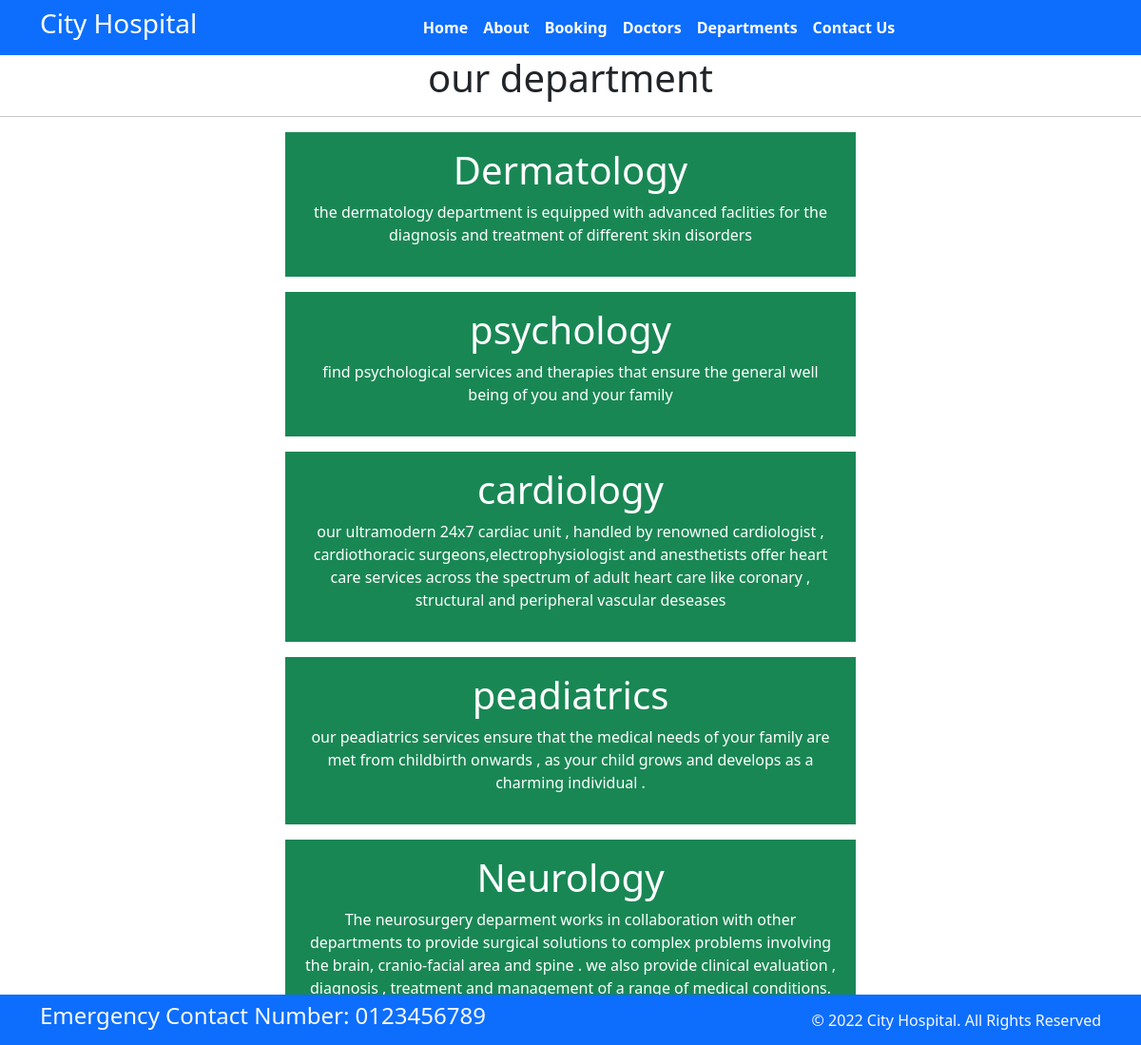
Page /department/ on the committed database.
### home/models.py (models this page shows, shortened)
class Departments(models.Model):
    dep_name = models.CharField(max_length=100)
    dep_decription =models.TextField()

### home/views.py (the view)
# urls.py: path('department/',views.department, name="department"),
def department(request):
   if request.method == "POST":
       form =BookingForm(request.POST)
       if form.is_valid():
           form.save()
   form = BookingForm()
   dict_dept={
       'dept':Departments.objects.all()
   }
   return render(request,'department.html',dict_dept)

### templates/department.html (shortened to what this page needs)
{% extends "base.html" %}
{% block content %}
<h1 class="text-center"> our department</h1>
    <hr>
{% for d in dept %}
<div class="mx-auto w-50 bg-success text-center text-white p-3 my-3">
    <h1> {{d.dep_name}}</h1>
    <p>{{d.dep_decription}}</p>
</div>
{% endfor %}
{% endblock  %}

### rows in the picture
Departments: dep_name "Dermatology", dep_decription "the dermatology department is equipped with advanced faclities for the diagnosis and treatment of different skin disorders"
Departments: dep_name "psychology", dep_decription "find psychological services and therapies that ensure the general well being of you and your family"
Departments: dep_name "cardiology", dep_decription "our ultramodern 24x7 cardiac unit , handled by renowned cardiologist , cardiothoracic surgeons,electrophysiologist and anesthetists offer heart care services across the spectrum of adult heart care like coronary , structural and peripheral vascular deseases"
Departments: dep_name "peadiatrics", dep_decription "our peadiatrics services ensure that the medical needs of your family are met from childbirth onwards , as your child grows and develops as a charming individual ."
Departments: dep_name "Neurology", dep_decription "The neurosurgery deparment works in collaboration with other departments to provide surgical solutions to complex problems involving the brain, cranio-facial area and spine . we also provide clinical evaluation , diagnosis , treatment and management of a range of medical conditions."
